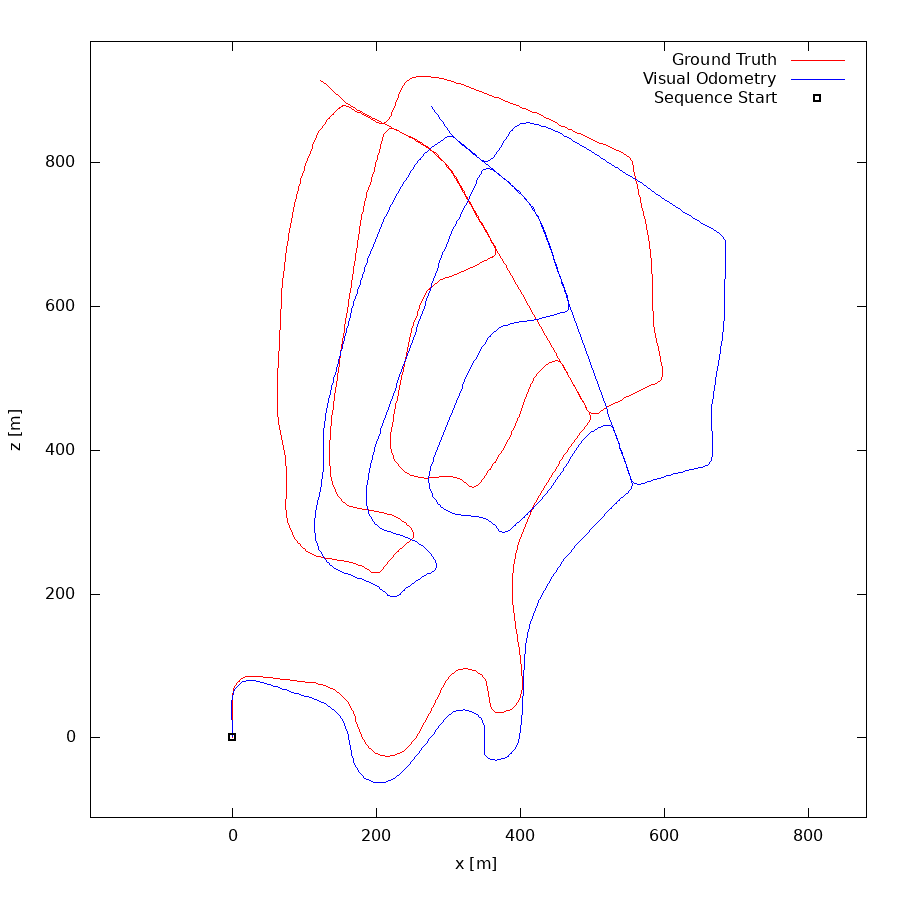

The script that drew this image:
set term postscript eps enhanced color
set output "02.eps"
set size ratio -1
set xrange [-198:881]
set yrange [-111:969]
set xlabel "x [m]"
set ylabel "z [m]"
plot "02.txt" using 1:2 lc rgb "#FF0000" title 'Ground Truth' w lines,"02.txt" using 3:4 lc rgb "#0000FF" title 'Visual Odometry' w lines,"< head -1 02.txt" using 1:2 lc rgb "#000000" pt 4 ps 1 lw 2 title 'Sequence Start' w points
